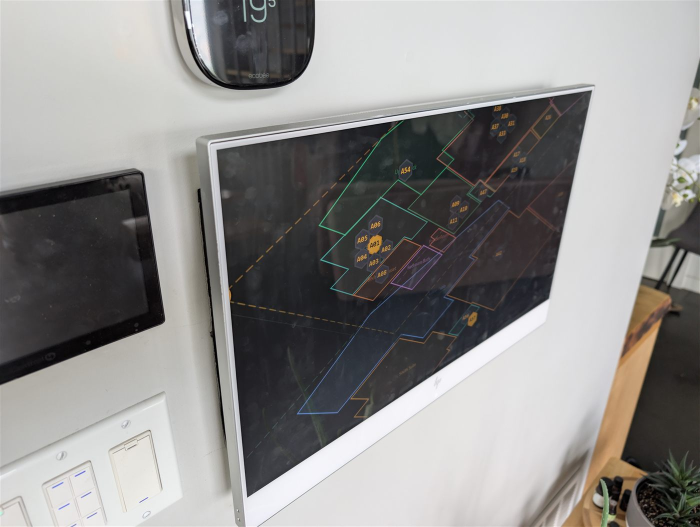
#> input picture images/wall-panel-in-situ.jpg, 1400 x 1054 px (shown at 1/2 size)
$ python -i make_demo_montage.py   (imports and definitions only)
#> lines starting #> are read from the running program, lines starting #| are printed output that depends on the picture
#!/usr/bin/env python
"""Build a 20s silent looping montage from the product screenshots.

    python scripts/make_demo_montage.py            # frames + MP4 + GIF
    python scripts/make_demo_montage.py --frames   # frames only (fast iteration)
    python scripts/make_demo_montage.py --encode   # re-encode existing frames only

WHY THIS EXISTS
`images/demo-walkthrough.mp4` was assumed to be a demo of devices moving room to
room. It is not: it is a heatmap-tuning session — the top third is Gain/Contrast/
Warp sliders, the mouse cursor sits in frame, the video track is 22s (the 24.5s
container is audio), and the map is panned so far to one side that any crop is
either half empty or cuts the map off. It cannot be cut into a usable loop.

This builds an honest substitute out of the real screenshots: a slow Ken Burns
pan across six of them, cross-faded, captioned, and closed so the last shot
dissolves back into the first — a true loop with no seam.

It is stills, not live tracking. The clip that would actually sell the product is
30 seconds of Traceback playback (devices moving through the house over time).
When that recording exists, use it and retire this.

Output: images/demo-montage.mp4 (Reddit / YouTube) and images/demo-montage.gif
(README, forum — Discourse and GitHub both take a GIF where they will not take a
video).
"""
from __future__ import annotations

import pathlib
import shutil
import subprocess
import sys

from PIL import Image, ImageDraw, ImageFont

ROOT = pathlib.Path(__file__).resolve().parents[1]
IMG = ROOT / "images"
WORK = ROOT / "build" / "montage"
OUT_MP4 = IMG / "demo-montage.mp4"
OUT_GIF = IMG / "demo-montage.gif"

W, H = 1920, 1080
FPS = 30
HOLD = 100          # frames each shot is the primary
FADE = 20           # cross-fade length, frames
ACC = (52, 211, 153)
INK = (240, 250, 243)

# The arc: the money shot, then what you can do with it, then proof it is real.
# focus is where the SUBJECT actually is in that screenshot, as a fraction of
# the source. It is per-shot because these are real screenshots, not stock: the
# traceback map sits in the top 45% above a large control panel, while the
# beacon-tune 3D stack is at the bottom under a form. One pan rule showed the
# chrome instead of the product.
#   (file, caption, zoom direction, focus x, focus y)
SHOTS: list[tuple[str, str, str, float, float]] = [
    ("overview-3d-multifloor.jpg",  "Which room every Bluetooth device is in",       "in",  0.46, 0.46),
    ("traceback-playback-3d.png",   "Replay where everything went, minute by minute", "out", 0.50, 0.24),
    ("floor-plan-edit.png",         "Draw your rooms on your own floor plan",         "in",  0.50, 0.58),
    ("beacon-tune-calibration.jpg", "Walk-around calibration, scored against itself",  "out", 0.44, 0.78),
    ("overview-3d-heatmap.jpg",     "See the signal, not just the guess",             "in",  0.52, 0.52),
    ("wall-panel-in-situ.jpg",      "Running on the wall, every day",                 "out", 0.58, 0.50),
]

_FONT_DIRS = [pathlib.Path(r"C:\Windows\Fonts"), pathlib.Path("/usr/share/fonts")]


def font(names: list[str], size: int) -> ImageFont.FreeTypeFont:
#> called with size = 46
    for d in _FONT_DIRS:
        for n in names:
            p = d / n
            if p.exists():
                try:
                    return ImageFont.truetype(str(p), size)
                except OSError:
                    pass
        if d.exists():
            for p in d.rglob(names[-1]):
                try:
                    return ImageFont.truetype(str(p), size)
                except OSError:
                    pass
    return ImageFont.load_default()


F_CAP = font(["segoeuib.ttf", "arialbd.ttf", "DejaVuSans-Bold.ttf"], 46)
F_MARK = font(["segoeui.ttf", "arial.ttf", "DejaVuSans.ttf"], 25)
#> further down, picture is the input picture: PIL image 1400x1054 RGB; mean R, G, B 143.1, 141.7, 140.4


# [4 lines left out: function _ease, not called in this run]


OVER = 1.20                      # base is 20% larger than the output
BW, BH = int(W * OVER), int(H * OVER)


# [14 lines left out: function _load, not called in this run]


_CACHE: dict[str, Image.Image] = {}


def _scrim(img: Image.Image) -> None:
    """Darken the bottom so a caption is legible over any screenshot."""
    band = 300
    grad = Image.new("L", (1, band))
    for y in range(band):
        grad.putpixel((0, y), int(205 * (y / band) ** 1.4))
    mask = grad.resize((W, band))
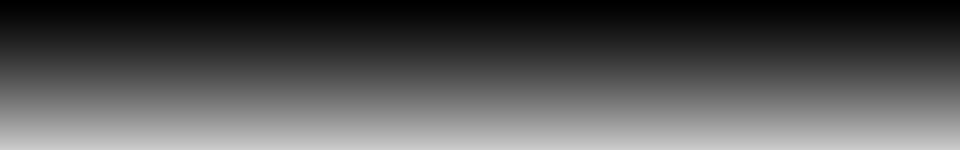
#> mask: PIL image 1920x300 L (shown at 1/2 size); min 0, max 204, mean 84.6
    black = Image.new("RGB", (W, band), (4, 10, 6))
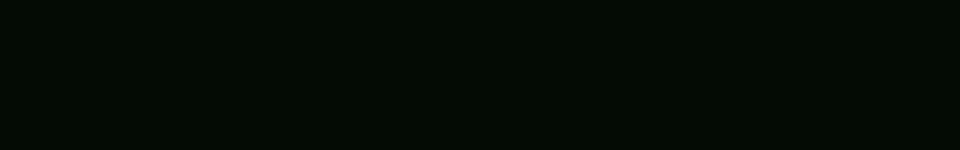
#> black: PIL image 1920x300 RGB (shown at 1/2 size); mean R, G, B 4, 10, 6
    region = img.crop((0, H - band, W, H))
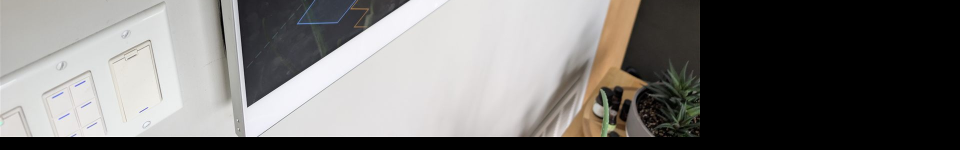
#> region: PIL image 1920x300 RGB (shown at 1/2 size); mean R, G, B 118.4, 116.7, 114.8
    img.paste(Image.composite(black, region, mask), (0, H - band))
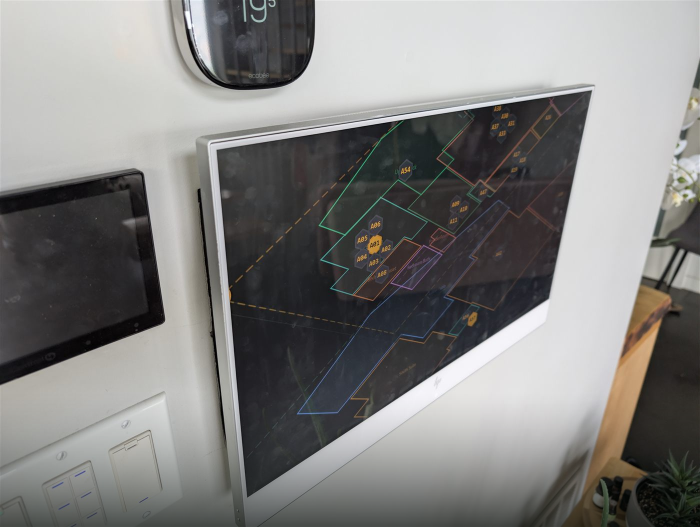
#> img: PIL image 1400x1054 RGB (shown at 1/2 size); mean R, G, B 129.2, 128.5, 127.1


# [101 lines left out: functions render, build_frames, encode, main, not called in this run]


# [2 lines not run here, left out]

>>> from PIL import Image
>>> picture = Image.open('../images/wall-panel-in-situ.jpg')
>>> result = _scrim(picture)
